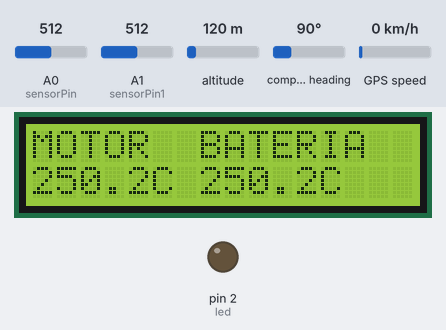
Recording of a sketch running on a simulated Arduino Mega 2560, built with avr-gcc and run on an emulated ATmega2560. On the bench: 16×2 character LCD, output pins drawn as LEDs (lit = HIGH). The inputs (shaded band) are chosen by the test bench; at power-on: A0 (sensorPin) = 512, A1 (sensorPin1) = 512, altitude 120 m, compass heading 90°, GPS speed 0 km/h. Storage starts empty; the GPS gets a fix after 3 s at 37.7749, -122.4194 with 8 satellites; the modem accepts every AT command (registered, SIM ready, sends succeed) and sends nothing else; what the sketch prints to the serial monitor is not drawn.

Above: at 10.1 s.
10.2 s: A0 (sensorPin) set to 716
At 16.8 s:
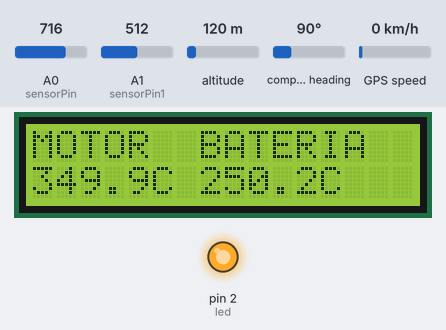
18.4 s: A1 (sensorPin1) set to 90
At 22.5 s:
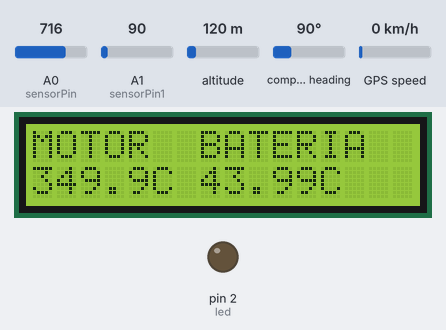
32.0 s: A1 (sensorPin1) set to 110
At 33.8 s:
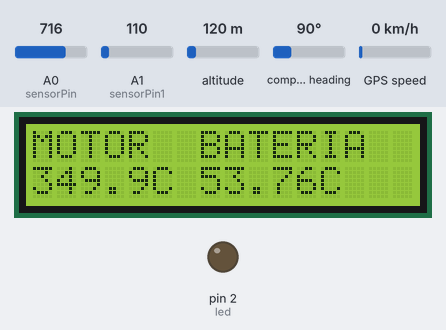
36.7 s: A0 (sensorPin) set to 992
At 40.7 s:
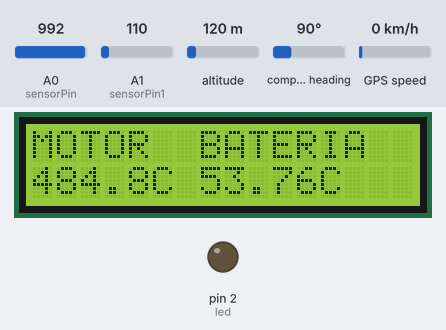
Timing chart, 0 to 51.3 s (numbered marks = the images above; inputs shaded):
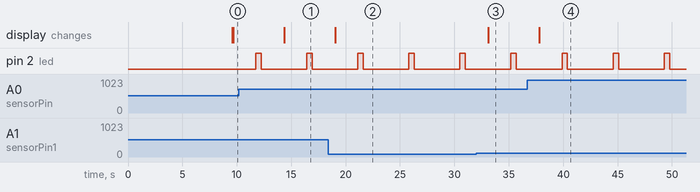

The sketch:

Matxingo.ino
```cpp
#include <SoftwareSerial.h>//LIBRERIA PARA CREAR TX RX
#include <TinyGPS.h> // LIBRERIA DEL GPS MIKAL HART GITHUB
#include <SD.h> // LIBRERIA SD
#include <stdlib.h>// INCLUDES PARA EL MODULO A7
#include<stdio.h>
#include<string.h> //  LIBRERIA PARA LAS CADENAS DE VALORES
#define DEBUG true
#include <LiquidCrystal_I2C.h> // Libreria LCD_I2C

const int sensorPin= A0; //PIN SENSOR LM35
const int sensorPin1= A1; //PIN SENSOR LM35

File dataFile;
LiquidCrystal_I2C lcd(0x27,16,2); // si no te sale con esta direccion  puedes usar (0x3f,16,2) || (0x27,16,2)  ||(0x20,16,2) DEPENDIENDO DE TU PANTALLA
TinyGPS gps;
SoftwareSerial nss(10, 11); // 10(tx) 11 (rx) MODULO GPS
SoftwareSerial mySerial(12, 13);// 12(tx) 13 (rx) MODULO A7 LLAMADA TELEFONO

static char databuffer[20];
int CS = 53; // PIN CS de la SD RX
int led = 2; //  SI NO TENEMOS LED FISICO PODEMOS PONER EL PIN 13 DE LA PLACA ARDUINO

//Definiciones de cadenas

String SD_date_time = "invalid"; // VALOR DONDE SE GUARDA LA Fecha y Hora
String SD_lat = "invalid"; // VALOR DONDE SE GUARDA LA Latitud
String SD_lon = "invalid"; // VALOR DONDE SE GUARDA LA Longitud
String SD_vel = "invalid"; // VALOR DONDE SE GUARDA LA Velocidad
String SD_cur = "invalid"; // VALOR DONDE SE GUARDA EL Curso (Rumbo)
String SD_gra = "invalid"; // VALOR DONDE SE GUARDA LOS Grados (respecto al GPS)

String dataString = "";

static void gpsdump(TinyGPS &gps);
static bool feedgps();
static void print_float(float val, float invalid, int len, int prec);
static void print_int(unsigned long val, unsigned long invalid, int len);
static void print_date(TinyGPS &gps);
static void print_str(const char *str, int len);

void setup()
{
   Serial.begin(9600);
   mySerial.begin(9600);// INICIAMOS PUERTO SERIAL CON MODULO A7 TX RX PIN 12 13
   delay(1000);

   sendData("AT+CPIN=1522",1000,DEBUG); //ACTIVAR AL PRINCIPO UNA VEZ PARA CONECTAR
   delay(1000);
   sendData("AT+CPIN?",1000,DEBUG); // PREGUNTAMOS ESTADO DE LA SIM
   delay(1000);

   sendData("ATD662425496;",1000,DEBUG); //REALIZAR LLAMADA A NUMERO DE TELEFONO
   delay(1000);
   //sendData("ATA",1000,DEBUG);// COMANDO PARA COGER LA LLAMADA
   delay(1000);

  pinMode(CS, OUTPUT); // PIN 53
  pinMode(led, OUTPUT); // LED 13 PLACA ARDUINO

// Interfaces seriales
 Serial.begin(9600);
 nss.begin(9600); //Velc de Tx del GPS

// Conexion a la tarjeta SD
  Serial.print(F("Iniciando SD ..."));
  if(!SD.begin(53));
  {
    Serial.println("Tarjeta SD Inicializada");
    return;
  }

 // Impresion en el monitor serial del Arduino
 Serial.print("MATXINGO Navigation System Tracking ");
 Serial.println(TinyGPS::library_version());
 Serial.println("by SERGEI SUSPERREGUI");
 Serial.println();
 Serial.print("Sizeof(gpsobject) = ");
 Serial.println(sizeof(TinyGPS));
 Serial.println();
 Serial.println("Sats HDOP Latitud  Longitud  Fix  Fecha      Hora      Fecha Alt     Curso Velc Grados  Distanc Curso Grados  Chars Sentences Checksum");
 Serial.println("          grados   grados    Age                        Age  (m)     --- del  GPS ----  ----  hacia WP  ----  RX    RX        Fail");
 Serial.println("--------------------------------------------------------------------------------------------------------------------------------------");

}
void loop()
{
  lcd.display(); //LCD
  delay(500);
  //lcd.noDisplay(); // SI DESACTIVAMOS QUITAMOS EL PARPADEO
  //delay(500);

  int value = analogRead(sensorPin); // SENSOR 0
  float millivolts = (value / 1023.0) * 5000;
  float celsius = millivolts / 10;
  delay(1000);
  int value2 = analogRead(sensorPin1); //SENSOR 1
  millivolts = (value2 / 1023.0) * 5000;
  float celsius1 = millivolts / 10;

  Serial.print(celsius); //VALOR TEMP MOTOR
  Serial.println(" C MOTOR");
  Serial.print(celsius1); // VALOR TEMP BATERIA
  Serial.println(" C BATERIA");

  lcd.init();   //PARTE PROGRAMA LCD
  lcd.backlight();
  lcd.clear();

  lcd.setCursor(0,0);
  lcd.print("MOTOR"); //VEMOS POR LCD
  lcd.setCursor (0,1);
  lcd.print(celsius); //VEMOS POR LCD
  lcd.setCursor (5,1);
  lcd.print("C");

  lcd.setCursor(7,0);
  lcd.print("BATERIA"); //VEMOS POR LCD
  lcd.setCursor (7,1);
  lcd.print(celsius1); //VEMOS POR LCD
  lcd.setCursor (12,1);
  lcd.print("C");

  delay(1000);

 bool newdata = false;
 unsigned long start = millis();

 // Every second we print an update
 while (millis() - start < 1000)
 {
   if (feedgps())
     newdata = true;
 }

 gpsdump(gps);

 // Escritura de la info en la SD

  //AQUI PONGO ALGUNAS SENTENCIAS DE EJEMPLO DE ESCRITURA SELECCCIONAMOS LA QUE MAS NOS CONVENGA

 //dataString = SD_date_time + "," + SD_lat + "," + SD_lon + "," + SD_vel + "," + SD_cur + "," + SD_gra; //ESCRIBE EN LA SD FECHA HORA LATITUD LONGITUD VELOCIDAD CURSO Y GRADOS

 //dataString = SD_date_time + "," + SD_lat + "," + SD_lon; //ESCRIBE EN LA SD FECHA HORA LATITUD Y LONGITUD

 //dataString =  SD_lat + "," + SD_lon + "," + celsius+ "," + celsius1;// ESCRIBE EN LA SD LATITUD TEMP MOTOR Y TEMP BATERIA

   dataString = SD_lat + "," + SD_lon;

 if(SD_date_time != "invalid")

  //digitalWrite(led, HIGH); // FUNCIONANDO (SI NO QUEREMOS USAR FUNCIONES)
  blinkSlowly(); // FUNCIONANDO (LLAMADA A LA FUNCION DE PARPADEO DEL LED)
 else
  //digitalWrite(led,LOW); //CUANDO NO FUNCIONA (SI NO QUEREMOS USAR FUNCIONES)
  blinkQuickly(); //LLAMADA A LA FUNCION DE PARPADEO DEL LED

// Abriendo el archivo CSV para grabar los datos
  File dataFile = SD.open("ruta.csv", FILE_WRITE);  //  ruta.csv EXCEL separado por comas    PODEMOS PONER .txt PARA FORMATO NOTAS
  if (dataFile)
  {
    dataFile.println(dataString);
    Serial.println(dataString);
    dataFile.close();
  }
  else
  {
    Serial.println("\nNo se puede abrir el archivo DE LA SD!");
  }
}

static void gpsdump(TinyGPS &gps)
{
 float flat, flon;
 unsigned long age, date, time, chars = 0;
 unsigned short sentences = 0, failed = 0;
 static const float LONDON_LAT = 51.508131, LONDON_LON = -0.128002; // PUNTO DE REFERENCIA RESPECTO A LONDRES , SI CAMBIAMOS LOS VALORES DE LATITUD Y LONGITUD POR OTRA POSICION, CAMBIAREMOS SU REFERENCIA RESPECTO A LAS NUEVAS COORDENADAS INTRODUCIDAS

 print_int(gps.satellites(), TinyGPS::GPS_INVALID_SATELLITES, 5);
 print_int(gps.hdop(), TinyGPS::GPS_INVALID_HDOP, 5);
 gps.f_get_position(&flat, &flon, &age);
 print_float(flat, TinyGPS::GPS_INVALID_F_ANGLE, 9, 5, 1); // Latitud
 print_float(flon, TinyGPS::GPS_INVALID_F_ANGLE, 10, 5, 2); // Longitud
 print_int(age, TinyGPS::GPS_INVALID_AGE, 5);

 print_date(gps); // Fecha y Hora

 print_float(gps.f_altitude(), TinyGPS::GPS_INVALID_F_ALTITUDE, 8, 2, 0);
 print_float(gps.f_course(), TinyGPS::GPS_INVALID_F_ANGLE, 7, 2, 0);
 print_float(gps.f_speed_kmph(), TinyGPS::GPS_INVALID_F_SPEED, 6, 2, 0);
 print_str(gps.f_course() == TinyGPS::GPS_INVALID_F_ANGLE ? "*** " : TinyGPS::cardinal(gps.f_course()), 6);
 print_int(flat == TinyGPS::GPS_INVALID_F_ANGLE ? 0UL : (unsigned long)TinyGPS::distance_between(flat, flon, LONDON_LAT, LONDON_LON) / 1000, 0xFFFFFFFF, 9);
 print_float(flat == TinyGPS::GPS_INVALID_F_ANGLE ? 0.0 : TinyGPS::course_to(flat, flon, 51.508131, -0.128002), TinyGPS::GPS_INVALID_F_ANGLE, 7, 2, 0);
 print_str(flat == TinyGPS::GPS_INVALID_F_ANGLE ? "*** " : TinyGPS::cardinal(TinyGPS::course_to(flat, flon, LONDON_LAT, LONDON_LON)), 6);

 gps.stats(&chars, &sentences, &failed);
 print_int(chars, 0xFFFFFFFF, 6);
 print_int(sentences, 0xFFFFFFFF, 10);
 print_int(failed, 0xFFFFFFFF, 9);
 Serial.println();

}

static void print_int(unsigned long val, unsigned long invalid, int len)
{
 char sz[32];
 if (val == invalid)
   strcpy(sz, "*******");
 else
   sprintf(sz, "%ld", val);
 sz[len] = 0;
 for (int i=strlen(sz); i<len; ++i)
   sz[i] = ' ';
 if (len > 0)
   sz[len-1] = ' ';
 Serial.print(sz);
 feedgps();
}

static void print_float(float val, float invalid, int len, int prec, int SD_val)
{
 char sz[32];
 if (val == invalid)
 {
   strcpy(sz, "*******");
   sz[len] = 0;
    if (len > 0)
      sz[len-1] = ' ';
   for (int i=7; i<len; ++i)
    sz[i] = ' ';
   Serial.print(sz);
  if(SD_val == 1) SD_lat = sz;
   else if(SD_val == 2) SD_lon = sz;
 }
 else
 {
   Serial.print(val, prec);
   if (SD_val == 1) SD_lat = dtostrf(val,10,5,databuffer);
   else if (SD_val == 2) SD_lon = dtostrf(val,10,5,databuffer);
  int vi = abs((int)val);
   int flen = prec + (val < 0.0 ? 2 : 1);
   flen += vi >= 1000 ? 4 : vi >= 100 ? 3 : vi >= 10 ? 2 : 1;
   for (int i=flen; i<len; ++i)
     Serial.print(" ");
 }
 feedgps();
}

static void print_date(TinyGPS &gps)
{
 int year;
 byte month, day, hour, minute, second, hundredths;
 unsigned long age;
 gps.crack_datetime(&year, &month, &day, &hour, &minute, &second, &hundredths, &age);
 if (age == TinyGPS::GPS_INVALID_AGE)
 {
   Serial.print("*******    *******    ");
  SD_date_time = "invalid";
 }
 else
 {
   char sz[32];
   sprintf(sz, "%02d/%02d/%02d %02d:%02d:%02d   ",
   day, month, year, hour, minute, second); //configuracion formato fecha y hora
   Serial.print(sz);
  SD_date_time = sz;
 }
 print_int(age, TinyGPS::GPS_INVALID_AGE, 5);
 feedgps();
}

static void print_str(const char *str, int len)
{
 int slen = strlen(str);
 for (int i=0; i<len; ++i)
   Serial.print(i<slen ? str[i] : ' ');
 feedgps();
}

static bool feedgps()
{
 while (nss.available())
 {
   if (gps.encode(nss.read()))
     return true;
 }
 return false;
}

String sendData(String command, const int timeout, boolean debug) // FUNCION PARA MANDAR COMANDOS AT AL MODULO A7
{
    String response = "";
    mySerial.println(command);
    long int time = millis();
    while( (time+timeout) > millis())
    {
      while(mySerial.available())
      {
        char c = mySerial.read();
        response+=c;
      }
    }
    if(debug)
    {
      Serial.print(response);
    }
    return response;
}
void blinkQuickly () // FUNCION PARPADEO RAPIDO DEL LED
{
  digitalWrite(led,HIGH);
  delay(100);
  digitalWrite(led,LOW);
  delay(100);
}

void blinkSlowly () // FUNCION PARPADEO LENTO DEL LED
{
  digitalWrite(led,HIGH);
  delay(500);
  digitalWrite(led,LOW);
  delay(500);
}
```

Measured:
- after the input at 10.2 s, the display: changes after 4.2 s (image 1)
- after the input at 18.4 s, the display: changes after 0.64 s (image 2)
- after the input at 32.0 s, the display: changes after 1.1 s (image 3)
- after the input at 36.7 s, the display: changes after 1.1 s (image 4)
- by itself, pin 2 (led): alternates HIGH for 0.50 s and LOW for 4.2 s
